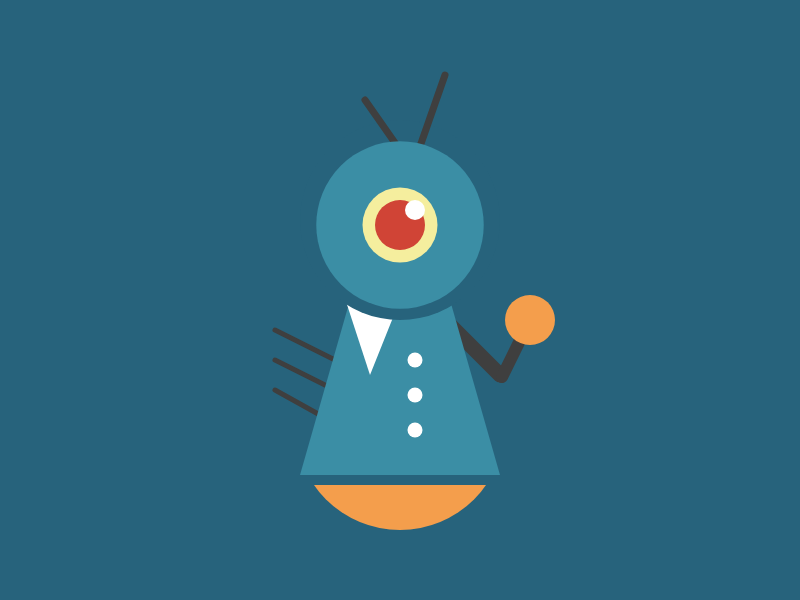
Frame 1 (no input)
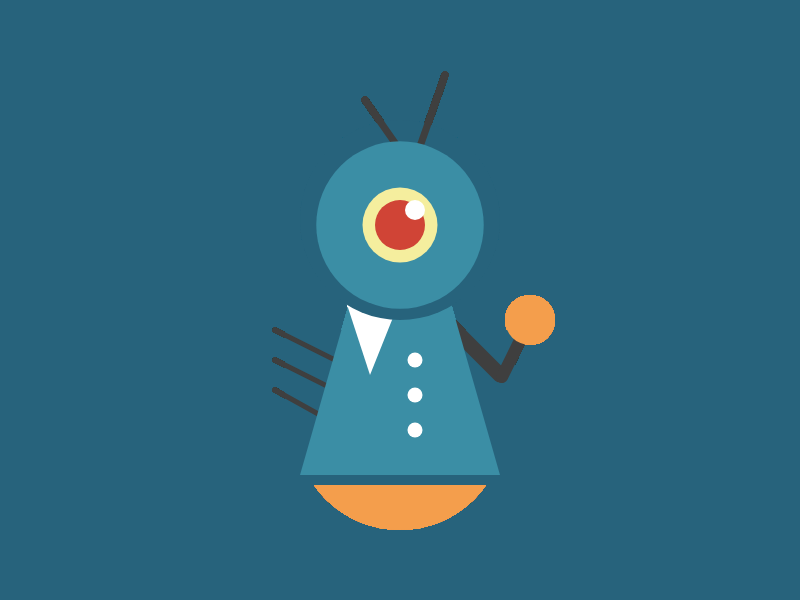
Frame 60 (no input)
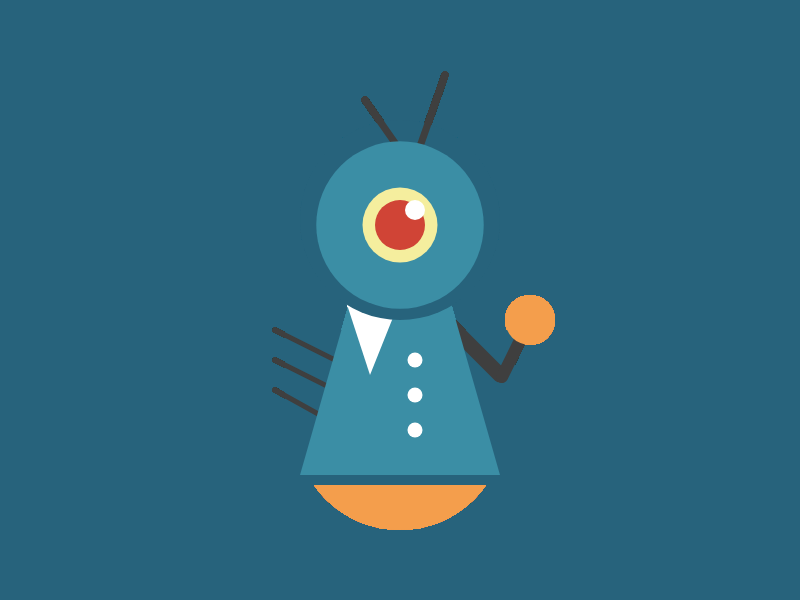
Frame 120 (the mouse pressed at the canvas centre since frame 60)

The p5.js sketch that drew these frames (run headless with seeded random() and noise() and a simulated clock; from frame 60 on, the mouse is pressed at the canvas centre):

// p5.js sketch
// ── sketch.js
function setup() {
  createCanvas(800,600);
  background(39,99,124);
  noStroke();
}

function draw() {
  // bottom
  fill(244,158,76);
  ellipse(400,425,210,210);
  fill(39,99,124);
  rect(285,330,230,155);
  
  // arm
  stroke(63,63,63);
  strokeWeight(15);
  line(450,325,500,375);
  strokeWeight(12);
  line(502,377,530,320);
  noStroke();
  fill(244,158,76);
  ellipse(530,320,50,50);

  // body
  stroke(63,63,63);
  strokeWeight(5);
  line(335,360,275,330);
  line(325,385,275,360);
  line(320,415,275,390);
  noStroke();
  fill(59,142,165);
  quad(350,300,450,300,500,475,300,475);
  fill(255,255,255);
  triangle(345.5,300,400,300,370,375);
  ellipse(415,360,15,15);
  ellipse(415,395,15,15);
  ellipse(415,430,15,15);
  fill(39,99,124);
  ellipse(400,220,200,200);
  
  // head
  stroke(63,63,63);
  strokeWeight(7);
  line(365,100,400,150);
  line(445,75,410,175);
  noStroke();
  fill(59,142,165);
  ellipse(400,225,167.5,167.5);
  
  // eye
  fill(245,238,158);
  ellipse(400,225,75,75);
  fill(208,68,54);
  ellipse(400,225,50,50);
  fill(255,255,255);
  ellipse(415,210,20,20);
}

// PALETTE
  // black      #333333  rgb(63,63,63)
  // dark blue  #27637c  rgb(39,99,124)
  // mid blue   #3b8ea5  rgb(59,142,165)
  // red        #d04436  rgb(208,68,54)
  // orange     #f49e4c  rgb(244,158,76)
  // yellow     #f5ee9e  rgb(245,238,158)
  // white      #ffffff  rgb(255,255,255)
